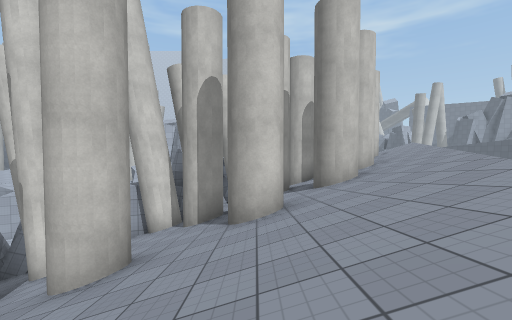
View 1 (above)

14 first-person views from a walk through a Unity game level. The camera is 1.4 m above the floor, tilts 2° down and sees 90° across. The floor is counted in squares, 2 m on a side. Each view is taken from the middle of a square. On the plan, view 1 faces up. The plan holds only what a view shows up to about 9 squares ahead; the rest is blank. The place goes on beyond the plan. The player character is not drawn. Surface patterns are stand-ins for the level's own textures.

View 2
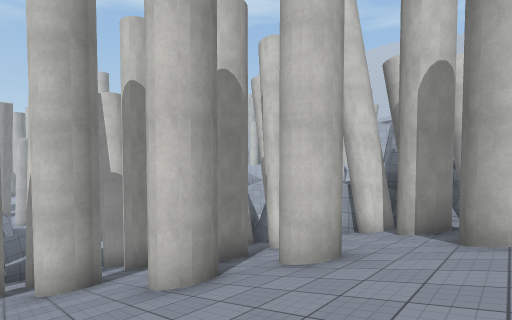

View 3
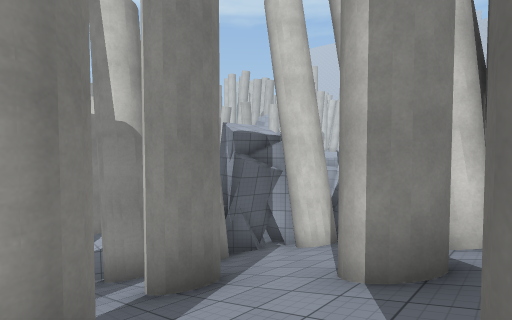

View 4
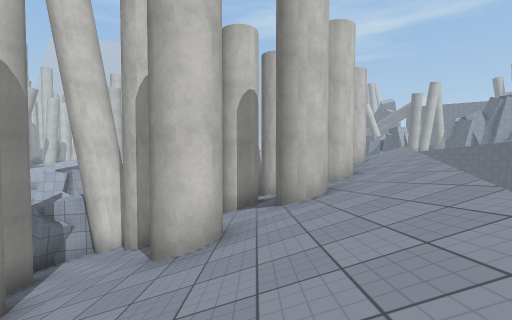

View 5
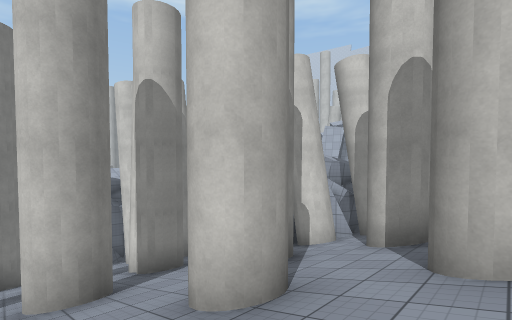

View 6
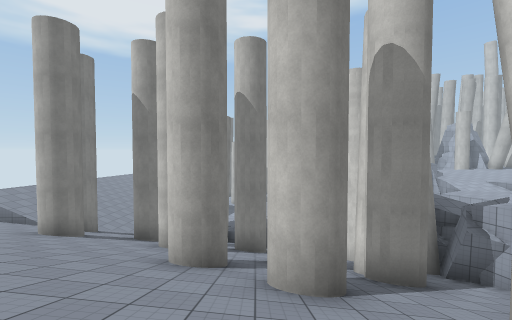

View 7
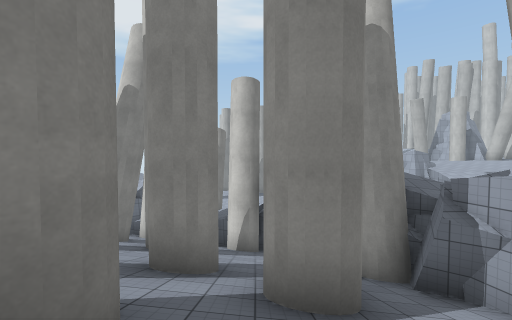

View 8
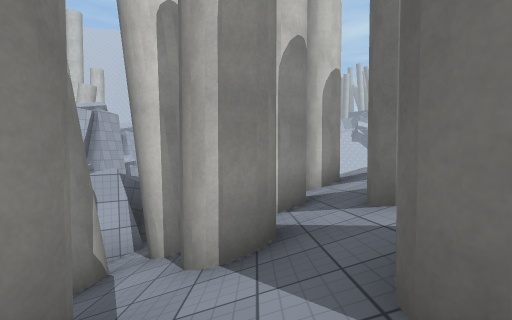

View 9
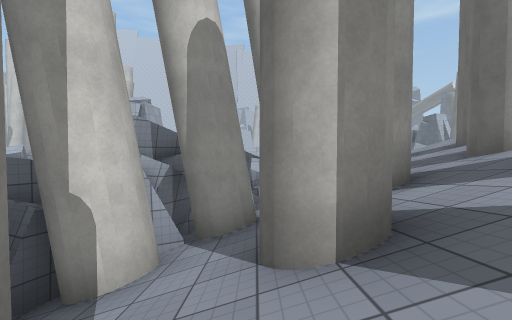

View 10
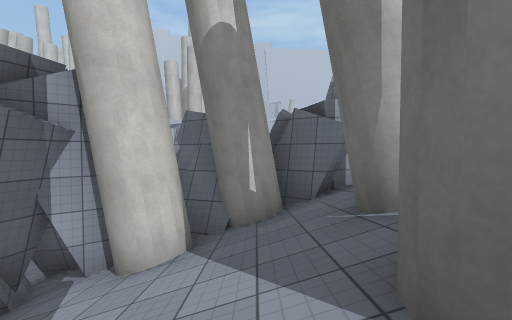

View 11
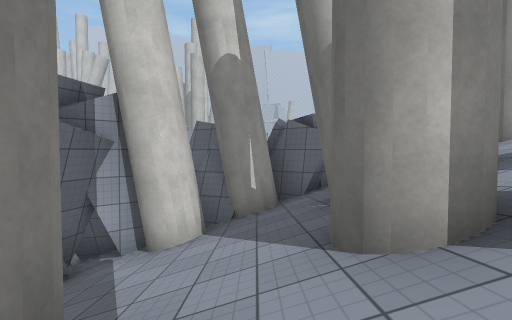

View 12
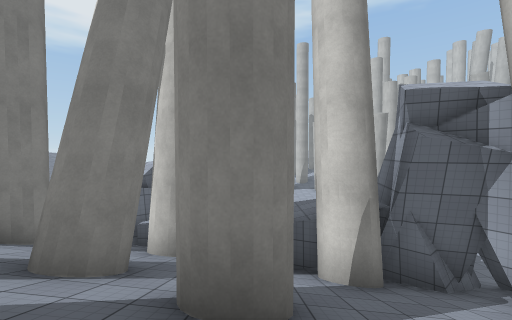

View 13
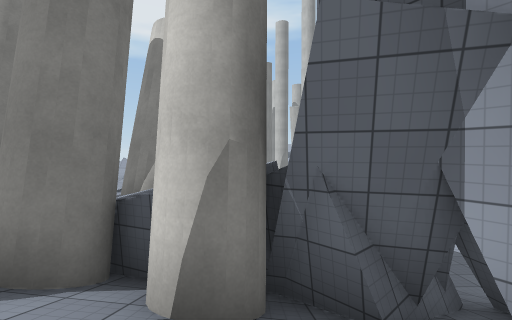

View 14
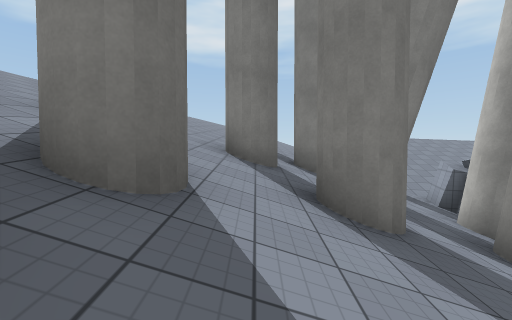

### Floor plan
Key: @ floor where view 1 was taken; # wall or solid block; x gap in a wall; . floor; / step, stairs or slope; ^ raised ledge.
Columns run from 13 left of view 1 to 5 right of it. Each row starts with its distance up from view 1.
 14             ##
 13             #   ###
 12             #  ##/#
 11            ## ##//#
 10 ..         #####/##
  9 ...       ##///////
  8   /########//##/#//
  7    #####////##////
  6    ##///##/////#//
  5    ##////x///#///
  4    ##///##x#/////
  3  #^##/#/////////
  2  #^//////#//////
  1  ###/#/#///////
  0  #///##//////@

Where each view was taken, in squares from view 1:
view 1: 0 up, 0 right, facing up
view 2: 0 up, 0 right, facing up-left
view 3: 1 up, 4 left, facing up-left
view 4: 1 up, 1 right, facing up
view 5: 3 up, 2 right, facing up-left
view 6: 3 up, 1 right, facing left
view 7: 5 up, 1 left, facing left
view 8: 7 up, 2 right, facing up
view 9: 6 up, 0 right, facing up
view 10: 3 up, 6 left, facing up
view 11: 2 up, 6 left, facing up
view 12: 3 up, 5 left, facing left
view 13: 5 up, 7 left, facing left
view 14: 6 up, 6 left, facing down
